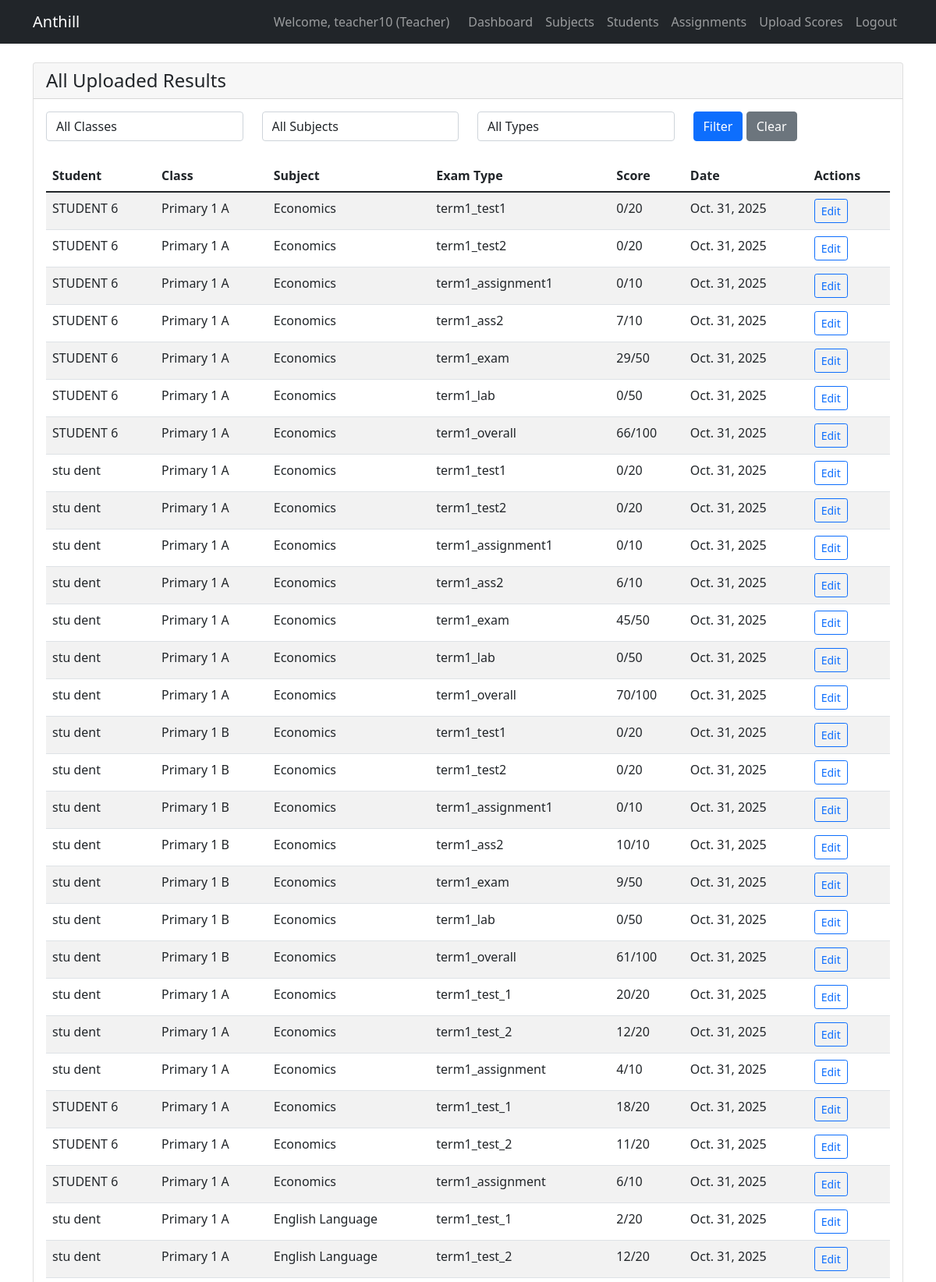
The app's page /academic/view-results/ (signed in, upper part) with its own data.
### users/models.py (models this page shows, shortened)
class User(AbstractUser):
    USER_TYPE_CHOICES = (
        ('super_admin', 'Super Admin'),
        ('senior_admin', 'Senior School Admin'),
        ('junior_admin', 'Junior School Admin'),
        ('teacher', 'Teacher'),
        ('student', 'Student'),
    )
    user_type = models.CharField(max_length=20, choices=USER_TYPE_CHOICES)
    phone = models.CharField(max_length=15, blank=True)
    profile_picture = models.ImageField(upload_to='profiles/', blank=True, null=True)
    city = models.CharField(max_length=100, blank=True)
    lga = models.CharField(max_length=100, blank=True)
    address = models.TextField(blank=True)
    school = models.ForeignKey(
        School,
        on_delete=models.CASCADE,
        related_name='users',
        null=True,
        blank=True
    )
    class Meta:
        unique_together = ['school', 'username']  # Username unique per school

class Student(models.Model):
    user = models.OneToOneField(User, on_delete=models.CASCADE)
    school = models.ForeignKey('schools.School', on_delete=models.CASCADE, null=True)  # String reference
    admission_number = models.CharField(max_length=20, unique=True)
    class_level = models.ForeignKey('academic.ClassLevel', on_delete=models.SET_NULL, null=True, blank=True)  # String reference
    date_admitted = models.DateField(auto_now_add=True)
    elective_subjects = models.ManyToManyField('academic.Subject', blank=True, related_name='elective_students')  # String reference
    date_of_birth = models.DateField(null=True, blank=True)
    allergies = models.TextField(blank=True)
    health_history = models.TextField(blank=True)
    blood_group = models.CharField(max_length=5, blank=True)
    genotype = models.CharField(max_length=5, blank=True)
    home_address = models.TextField(blank=True)
    emergency_contact = models.CharField(max_length=15, blank=True)
    disciplinary_record = models.TextField(blank=True)
    extra_curricular = models.TextField(blank=True)
    sports_house = models.CharField(max_length=50, blank=True)
    awards = models.TextField(blank=True)
    position = models.CharField(max_length=50, blank=True)

### academic/models.py (models this page shows, shortened)
class Result(models.Model):
    EXAM_TYPES = (
        ('test', 'Test'),
        ('assignment', 'Assignment'),
        ('exam', 'Exam'),
    )
    student = models.ForeignKey('users.Student', on_delete=models.CASCADE)  # String reference
    subject = models.ForeignKey(Subject, on_delete=models.CASCADE)
    exam_type = models.CharField(max_length=20, choices=EXAM_TYPES)
    score = models.IntegerField()
    max_score = models.IntegerField(default=100)
    date_taken = models.DateField()
    recorded_by = models.ForeignKey('users.Teacher', on_delete=models.CASCADE)  # String reference
    comment = models.TextField(blank=True, null=True)
    class Meta:
        unique_together = ['student', 'subject', 'exam_type', 'date_taken']

class ClassLevel(models.Model):
    LEVEL_CHOICES = (
        ('primary_1', 'Primary 1'),
        ('primary_2', 'Primary 2'),
        ('primary_3', 'Primary 3'),
        ('primary_4', 'Primary 4'),
        ('primary_5', 'Primary 5'),
        ('primary_6', 'Primary 6'),
        ('jss_1', 'JSS 1'),
        ('jss_2', 'JSS 2'),
        ('jss_3', 'JSS 3'),
        ('ss_1', 'SS 1'),
        ('ss_2', 'SS 2'),
        ('ss_3', 'SS 3'),
    )
    name = models.CharField(max_length=50)
    level = models.CharField(max_length=20, choices=LEVEL_CHOICES)  # Change to CharField
    description = models.TextField(blank=True)
    school = models.ForeignKey('schools.School', on_delete=models.CASCADE, null=True, related_name='academic_classes')
    class Meta:
        ordering = ['level']
        unique_together = ['name', 'school']

class Subject(models.Model):
    name = models.CharField(max_length=100)
    code = models.CharField(max_length=10, unique=True)
    description = models.TextField(blank=True)
    category = models.CharField(max_length=50, blank=True)

### academic/views.py (the view)
# urls.py: path('view-results/', views.view_results, name='view_results'),
@login_required
def view_results(request):
    teacher = get_object_or_404(Teacher, user=request.user)
    school = teacher.school
    results = Result.objects.filter(recorded_by=teacher).select_related(
        'student__user', 'subject', 'student__class_level'
    )
    class_id = request.GET.get('class_id')
    subject_id = request.GET.get('subject_id')
    exam_type = request.GET.get('exam_type')
    if class_id:
        results = results.filter(student__class_level_id=class_id)
    if subject_id:
        results = results.filter(subject_id=subject_id)
    if exam_type:
        results = results.filter(exam_type=exam_type)
    classes = ClassLevel.objects.filter(school=school).distinct()
    subjects = Subject.objects.filter(classsubject__teacher=teacher).distinct()
    context = {
        'school': school,
        'results': results.order_by('-date_taken'),
        'classes': classes,
        'subjects': subjects,
        'selected_class': class_id,
        'selected_subject': subject_id,
        'selected_exam_type': exam_type,
    }
    return render(request, 'academic/view_results.html', context)

### templates/academic/view_results.html (shortened to what this page needs)
{% extends 'base.html' %}
{% block content %}
<div class="container mt-4">
    <div class="card">
        <div class="card-header">
            <h4 class="mb-0">All Uploaded Results</h4>
        </div>
        <div class="card-body">
            <div class="table-responsive">
                <form method="get" class="row mb-4">
        <div class="col-md-3">
            <select name="class_id" class="form-control">
                <option value="">All Classes</option>
            </select>
        </div>
        <div class="col-md-3">
            <select name="subject_id" class="form-control">
                <option value="">All Subjects</option>
            </select>
        </div>
        <div class="col-md-3">
            <select name="exam_type" class="form-control">
                <option value="">All Types</option>
            </select>
        </div>
        <div class="col-md-3">
            <button type="submit" class="btn btn-primary">Filter</button>
            <a href="{% url 'academic:view_results' %}" class="btn btn-secondary">Clear</a>
        </div>
    </form>
                <table class="table table-striped">
                    <thead>
                        <tr>
                            <th>Student</th>
                            <th>Class</th>
                            <th>Subject</th>
                            <th>Exam Type</th>
                            <th>Score</th>
                            <th>Date</th>
                            <th>Actions</th>
                        </tr>
                    </thead>
                    <tbody>
                        {% for result in results %}
                        <tr>
                            <td>{{ result.student.user.get_full_name }}</td>
                            <td>{{ result.student.class_level.name }}</td>
                            <td>{{ result.subject.name }}</td>
                            <td>{{ result.get_exam_type_display }}</td>
                            <td>{{ result.score }}/{{ result.max_score }}</td>
                            <td>{{ result.date_taken }}</td>
                            <td>
                                <a href="{% url 'academic:edit_result' result.id %}" class="btn btn-sm btn-outline-primary">
                                    Edit
                                </a>
                            </td>
                        </tr>
                        {% empty %}
                        <tr>
                            <td colspan="7" class="text-center">No results uploaded yet</td>
                        </tr>
                        {% endfor %}
                    </tbody>
                </table>
            </div>
        </div>
    </div>
</div>
{% endblock %}

### templates/base.html (shortened to what this page needs)
{% load user_tags %}
<!DOCTYPE html>
<html lang="en">
<head>
    <link href="https://cdn.jsdelivr.net/npm/bootstrap@5.1.3/dist/css/bootstrap.min.css" rel="stylesheet">
</head>
<body>
    {% block navbar %}
<nav class="navbar navbar-expand-lg navbar-dark bg-dark">
    <div class="container">
        <a class="navbar-brand" href="{% url 'homepage' %}">Anthill</a>
        <div class="navbar-nav ms-auto">
            {% if user.is_authenticated %}
                <span class="navbar-text me-3">
                    Welcome, {{ user.username }} ({{ user.get_user_type_display }})
                </span>
                {% if user.user_type == 'super_admin' %}
                    <a class="nav-link" href="/admin/">Admin Panel</a>
                    <a class="nav-link" href="{% url 'schools:admin_analytics' %}">Analytics</a>
                    <a class="nav-link" href="{% url 'schools:search' %}">Search</a>
                {% elif user.user_type == 'teacher' %}
                    <a class="nav-link" href="{% url 'users:teacher_dashboard' %}">Dashboard</a>
                    <a class="nav-link" href="{% url 'academic:teacher_subjects' %}">Subjects</a>
                    <a class="nav-link" href="{% url 'academic:teacher_students' %}">Students</a>
                    <a class="nav-link" href="{% url 'academic:teacher_assignments' %}">Assignments</a>
                    <a class="nav-link" href="{% url 'academic:upload_scores' %}">Upload Scores</a>
                {% endif %}
                <a class="nav-link" href="{% url 'users:logout' %}">Logout</a>
            {% else %}
                <a class="nav-link" href="{% url 'users:register' %}">Register</a>
                <a class="nav-link" href="{% url 'users:login' %}">Login</a>
                <a class="nav-link" href="{% url 'contact_us' %}">Contact Us</a>
            {% endif %}
        </div>
    </div>
</nav>
{% endblock %}
    {% block content %}
    {% endblock %}
</body>
</html>

### records on screen
User: username "teacher10", user_type "Teacher"
Result: student.user.get_full_name "STUDENT 6", student.class_level.name "Primary 1 A", subject.name "Economics", exam_type "term1_test1", score "0", max_score "20", date_taken "Oct. 31, 2025"
Result: student.user.get_full_name "STUDENT 6", student.class_level.name "Primary 1 A", subject.name "Economics", exam_type "term1_test2", score "0", max_score "20", date_taken "Oct. 31, 2025"
Result: student.user.get_full_name "STUDENT 6", student.class_level.name "Primary 1 A", subject.name "Economics", exam_type "term1_assignment1", score "0", max_score "10", date_taken "Oct. 31, 2025"
Result: student.user.get_full_name "STUDENT 6", student.class_level.name "Primary 1 A", subject.name "Economics", exam_type "term1_ass2", score "7", max_score "10", date_taken "Oct. 31, 2025"
Result: student.user.get_full_name "STUDENT 6", student.class_level.name "Primary 1 A", subject.name "Economics", exam_type "term1_exam", score "29", max_score "50", date_taken "Oct. 31, 2025"
Result: student.user.get_full_name "STUDENT 6", student.class_level.name "Primary 1 A", subject.name "Economics", exam_type "term1_lab", score "0", max_score "50", date_taken "Oct. 31, 2025"
Result: student.user.get_full_name "STUDENT 6", student.class_level.name "Primary 1 A", subject.name "Economics", exam_type "term1_overall", score "66", max_score "100", date_taken "Oct. 31, 2025"
Result: student.user.get_full_name "stu dent", student.class_level.name "Primary 1 A", subject.name "Economics", exam_type "term1_test1", score "0", max_score "20", date_taken "Oct. 31, 2025"
Result: student.user.get_full_name "stu dent", student.class_level.name "Primary 1 A", subject.name "Economics", exam_type "term1_test2", score "0", max_score "20", date_taken "Oct. 31, 2025"
Result: student.user.get_full_name "stu dent", student.class_level.name "Primary 1 A", subject.name "Economics", exam_type "term1_assignment1", score "0", max_score "10", date_taken "Oct. 31, 2025"
Result: student.user.get_full_name "stu dent", student.class_level.name "Primary 1 A", subject.name "Economics", exam_type "term1_ass2", score "6", max_score "10", date_taken "Oct. 31, 2025"
Result: student.user.get_full_name "stu dent", student.class_level.name "Primary 1 A", subject.name "Economics", exam_type "term1_exam", score "45", max_score "50", date_taken "Oct. 31, 2025"
Result: student.user.get_full_name "stu dent", student.class_level.name "Primary 1 A", subject.name "Economics", exam_type "term1_lab", score "0", max_score "50", date_taken "Oct. 31, 2025"
Result: student.user.get_full_name "stu dent", student.class_level.name "Primary 1 A", subject.name "Economics", exam_type "term1_overall", score "70", max_score "100", date_taken "Oct. 31, 2025"
Result: student.user.get_full_name "stu dent", student.class_level.name "Primary 1 B", subject.name "Economics", exam_type "term1_test1", score "0", max_score "20", date_taken "Oct. 31, 2025"
Result: student.user.get_full_name "stu dent", student.class_level.name "Primary 1 B", subject.name "Economics", exam_type "term1_test2", score "0", max_score "20", date_taken "Oct. 31, 2025"
Result: student.user.get_full_name "stu dent", student.class_level.name "Primary 1 B", subject.name "Economics", exam_type "term1_assignment1", score "0", max_score "10", date_taken "Oct. 31, 2025"
Result: student.user.get_full_name "stu dent", student.class_level.name "Primary 1 B", subject.name "Economics", exam_type "term1_ass2", score "10", max_score "10", date_taken "Oct. 31, 2025"
Result: student.user.get_full_name "stu dent", student.class_level.name "Primary 1 B", subject.name "Economics", exam_type "term1_exam", score "9", max_score "50", date_taken "Oct. 31, 2025"
Result: student.user.get_full_name "stu dent", student.class_level.name "Primary 1 B", subject.name "Economics", exam_type "term1_lab", score "0", max_score "50", date_taken "Oct. 31, 2025"
Result: student.user.get_full_name "stu dent", student.class_level.name "Primary 1 B", subject.name "Economics", exam_type "term1_overall", score "61", max_score "100", date_taken "Oct. 31, 2025"
Result: student.user.get_full_name "stu dent", student.class_level.name "Primary 1 A", subject.name "Economics", exam_type "term1_test_1", score "20", max_score "20", date_taken "Oct. 31, 2025"
Result: student.user.get_full_name "stu dent", student.class_level.name "Primary 1 A", subject.name "Economics", exam_type "term1_test_2", score "12", max_score "20", date_taken "Oct. 31, 2025"
Result: student.user.get_full_name "stu dent", student.class_level.name "Primary 1 A", subject.name "Economics", exam_type "term1_assignment", score "4", max_score "10", date_taken "Oct. 31, 2025"
Result: student.user.get_full_name "STUDENT 6", student.class_level.name "Primary 1 A", subject.name "Economics", exam_type "term1_test_1", score "18", max_score "20", date_taken "Oct. 31, 2025"
Result: student.user.get_full_name "STUDENT 6", student.class_level.name "Primary 1 A", subject.name "Economics", exam_type "term1_test_2", score "11", max_score "20", date_taken "Oct. 31, 2025"
Result: student.user.get_full_name "STUDENT 6", student.class_level.name "Primary 1 A", subject.name "Economics", exam_type "term1_assignment", score "6", max_score "10", date_taken "Oct. 31, 2025"
Result: student.user.get_full_name "stu dent", student.class_level.name "Primary 1 A", subject.name "English Language", exam_type "term1_test_1", score "2", max_score "20", date_taken "Oct. 31, 2025"
Result: student.user.get_full_name "stu dent", student.class_level.name "Primary 1 A", subject.name "English Language", exam_type "term1_test_2", score "12", max_score "20", date_taken "Oct. 31, 2025"
